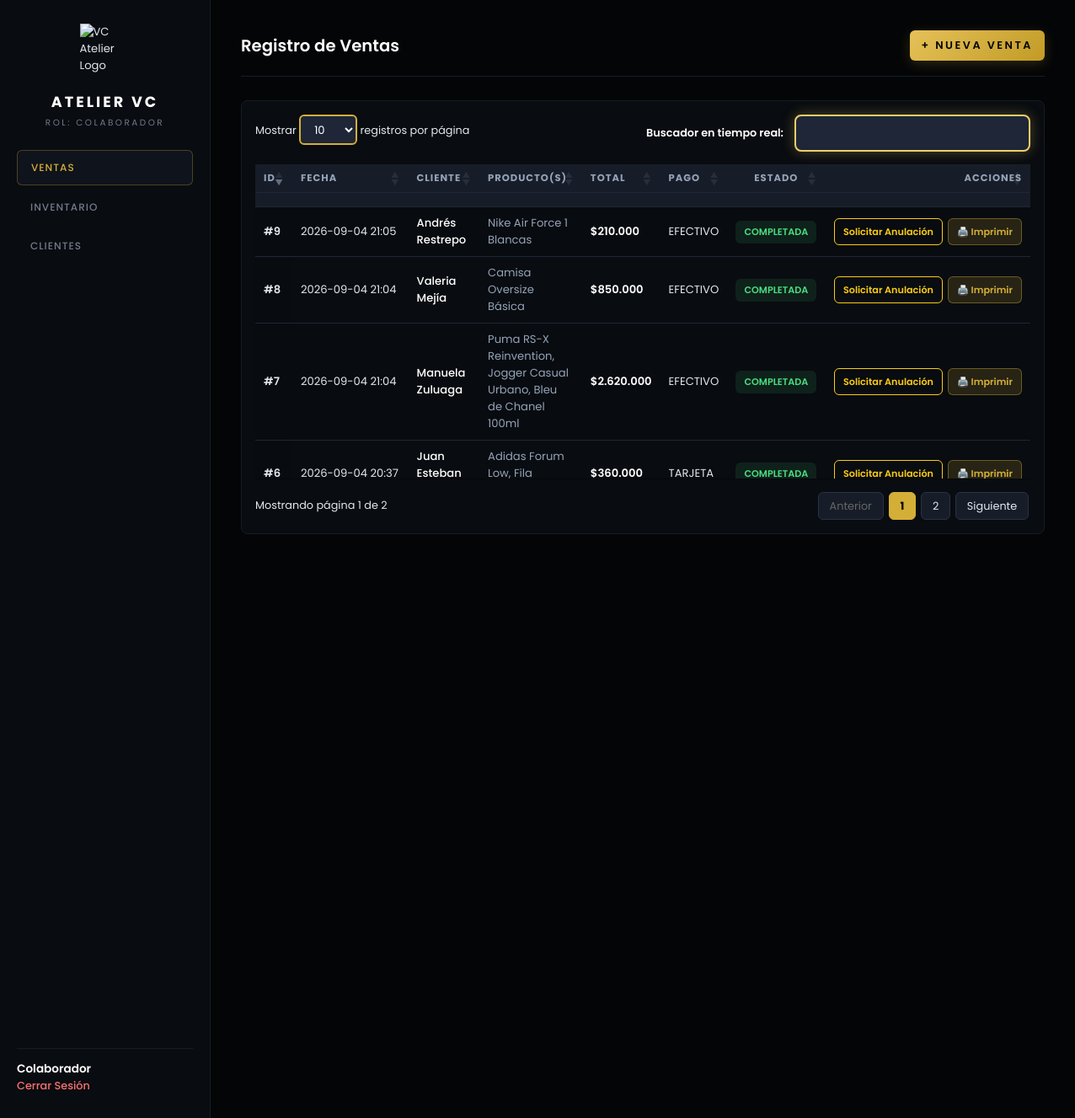
The page /ventas (signed in) on the database its author committed.
### config/models.py (models this page shows)
class Venta(Base):
    __tablename__ = "ventas"
    id = Column(Integer, primary_key=True, index=True)
    cliente_id = Column(Integer, ForeignKey("clientes.id"), nullable=True)
    usuario_id = Column(Integer, ForeignKey("usuarios.id"), nullable=False)
    total = Column(Float, nullable=False)
    metodo_pago = Column(String(50), nullable=False)
    estado = Column(String(30), default="COMPLETADA")  # "COMPLETADA", "SOLICITADA_ANULACION", "ANULADA"
    motivo_anulacion = Column(Text, nullable=True)
    anulado_por_id = Column(Integer, ForeignKey("usuarios.id"), nullable=True)
    fecha_anulacion = Column(DateTime, nullable=True)
    fecha_venta = Column(DateTime, default=hora_colombia)
    cliente = relationship("Cliente", back_populates="ventas")
    usuario_registro = relationship("Usuario", foreign_keys=[usuario_id])
    usuario_anulo = relationship("Usuario", foreign_keys=[anulado_por_id])
    detalles = relationship("DetalleVenta", back_populates="venta", cascade="all, delete-orphan")

class Cliente(Base):
    __tablename__ = "clientes"
    id = Column(Integer, primary_key=True, index=True)
    nombre = Column(String(100), nullable=False)
    documento = Column(String(20), unique=True, nullable=True)
    telefono = Column(String(20), nullable=True)
    email = Column(String(100), nullable=True)
    ciudad = Column(String(50), nullable=True)
    direccion = Column(String(150), nullable=True)
    notas = Column(Text, nullable=True)
    creado_en = Column(DateTime, default=hora_colombia)
    ventas = relationship("Venta", back_populates="cliente")

### main.py (the view)
@app.get("/ventas", response_class=HTMLResponse)
async def listar_ventas(request: Request, db: Session = Depends(get_db)):
    user = get_current_user(request)
    if not user:
        return RedirectResponse(url="/login", status_code=status.HTTP_303_SEE_OTHER)
    ventas = db.query(Venta).order_by(Venta.fecha_venta.desc()).all()
    return templates.TemplateResponse(
        request=request,
        name="ventas.html",
        context={"user": user, "ventas": ventas, "filtro": "todas", "active_page": "ventas"}
    )

### templates/ventas.html (shortened to what this page needs)
{% extends "base.html" %}
{% block extra_head %}
<link rel="stylesheet" href="https://cdn.datatables.net/1.13.6/css/jquery.dataTables.min.css">
{% endblock %}
{% block content %}
<div class="page-header">
    <h2 style="color: #FFFFFF; font-weight: 600;">Registro de Ventas</h2>
    <div style="display: flex; gap: 10px; flex-wrap: wrap; align-items: center;">
        <a href="/ventas/nueva" class="btn-gold" style="text-decoration: none; width: auto; display: inline-flex; align-items: center; justify-content: center; text-align: center; padding: 0 16px; height: 38px; border-radius: 6px; font-weight: 600; font-size: 0.85rem;">+ Nueva Venta</a>
    </div>
</div>
<div style="background-color: #090C10; border: 1px solid #161D28; border-radius: 8px; padding: 16px;">
    <table id="tablaVentas" class="display" style="width: 100%; color: #E2E8F0; font-size: 0.8rem; border-collapse: collapse;">
        <thead>
            <tr style="background-color: #171D28; border-bottom: 1px solid #161D28; color: #94A3B8; text-transform: uppercase; font-size: 0.7rem; letter-spacing: 1px;">
                <th style="padding: 12px 14px;">ID</th>
                <th style="padding: 12px 14px;">Fecha</th>
                <th style="padding: 12px 14px;">Cliente</th>
                <th style="padding: 12px 14px;">Producto(s)</th>
                <th style="padding: 12px 14px;">Total</th>
                <th style="padding: 12px 14px;">Pago</th>
                <th style="padding: 12px 14px; text-align: center;">Estado</th>
                <th style="padding: 12px 14px; text-align: right;">Acciones</th>
            </tr>
        </thead>
        <tbody>
            {% for v in ventas %}
            <tr style="border-bottom: 1px solid #161D28; vertical-align: middle;">
                <td style="padding: 12px 14px; font-weight: 600;">#{{ v.id }}</td>
                <td style="padding: 12px 14px; white-space: nowrap;">{{ v.fecha_venta.strftime('%Y-%m-%d %H:%M') }}</td>
                <td style="padding: 12px 14px; font-weight: 500; color: #FFFFFF;">{{ v.cliente.nombre if v.cliente else 'Cliente General' }}</td>
                <td style="padding: 12px 14px; color: #94A3B8; max-width: 200px;">
                    {% if v.detalles %}
                        {{ v.detalles | map(attribute='producto.nombre') | join(', ') }}
                    {% else %}
                        {{ v.productos_texto if v.productos_texto else 'N/A' }}
                    {% endif %}
                </td>
                <td style="padding: 12px 14px; font-weight: 600; color: #FFFFFF; white-space: nowrap;">${{ "{:,.0f}".format(v.total).replace(',', '.') }}</td>
                <td style="padding: 12px 14px; white-space: nowrap;">{{ v.metodo_pago }}</td>
                <td style="padding: 12px 14px; text-align: center; white-space: nowrap;">
                    {% if v.estado == 'COMPLETADA' %}
                        <span style="color: #4ADE80; background: rgba(74, 222, 128, 0.1); padding: 5px 10px; border-radius: 6px; font-size: 0.7rem; font-weight: 600; display: inline-block;">COMPLETADA</span>
                    {% elif v.estado == 'SOLICITADA_ANULACION' %}
                        <span style="color: #FACC15; background: rgba(250, 204, 21, 0.1); padding: 5px 10px; border-radius: 6px; font-size: 0.7rem; font-weight: 600; display: inline-block; line-height: 1.2; text-align: center;">ANULACIÓN<br>SOLICITADA</span>
                    {% else %}
                        <span style="color: #F87171; background: rgba(248, 113, 113, 0.1); padding: 5px 10px; border-radius: 6px; font-size: 0.7rem; font-weight: 600; display: inline-block;">ANULADA</span>
                    {% endif %}
                </td>
                <td style="padding: 12px 14px; text-align: right; white-space: nowrap;">
                    <div style="display: inline-flex; gap: 6px; align-items: center; justify-content: flex-end;">
                        {% if v.estado == 'COMPLETADA' %}
                            <form action="/ventas/{{ v.id }}/solicitar-anulacion" method="POST" style="margin: 0; display: inline;">
                                <button type="submit" style="background: transparent; border: 1px solid #FACC15; color: #FACC15; padding: 0 10px; height: 32px; border-radius: 6px; cursor: pointer; font-size: 0.7rem; font-weight: 600;">
                                    Solicitar Anulación
                                </button>
                            </form>
                        {% endif %}
                        <a href="/ventas/{{ v.id }}/factura" target="_blank" style="background: rgba(212, 175, 55, 0.15); color: #D4AF37; border: 1px solid rgba(212, 175, 55, 0.4); padding: 0 10px; height: 32px; border-radius: 6px; text-decoration: none; font-size: 0.7rem; font-weight: 600; display: inline-flex; align-items: center; gap: 4px;">
                            🖨️ Imprimir
                        </a>
                    </div>
                </td>
            </tr>
            {% endfor %}
        </tbody>
    </table>
</div>
{% endblock %}

### static/css/style.css (style rules this page uses)
* { box-sizing: border-box; margin: 0; padding: 0; font-family: 'Poppins', -apple-system, BlinkMacSystemFont, 'Segoe UI', Roboto, sans-serif; }
body { background-color: #040507 !important; color: #E2E8F0; min-height: 100vh; -webkit-font-smoothing: antialiased; font-size: 0.82rem !important; }
.btn-gold { width: 100%; height: 38px !important; background: linear-gradient(135deg, #E5C158 0%, #C29B26 100%) !important; color: #040507 !important; font-weight: 600; font-size: 0.75rem; letter-spacing: 2.5px; border: none !important; border-radius: 6px; padding: 0 16px !important; cursor: pointer; text-transform: uppercase; transition: all 0.25s ease; text-align: center; text-decoration: none; display: inline-flex; align-items: center; justify-content: center; box-shadow: 0 4px 15px rgba(212, 175, 55, 0.2); box-sizing: border-box !important; }
.page-header { display: flex; flex-direction: column; gap: 12px; margin-bottom: 28px; border-bottom: 1px solid #161D28; padding-bottom: 18px; }
div[style*="background-color"], div[style*="background:"], section { background-color: #090C10 !important; border-color: #161D28 !important; border-radius: 8px; }
.main-content, .app-layout, body, .login-container { background-color: #040507 !important; }
table.dataTable { border-collapse: collapse !important; }
table.dataTable.no-footer { border-bottom: 1px solid #161D28 !important; }
@media (min-width: 768px) { .page-header { flex-direction: row; justify-content: space-between; align-items: center; } }

### templates/base.html (style rules this page uses)
body { font-size: 0.82rem !important; background-color: #0b0f15; color: #E2E8F0; }
table { width: 100%; border-collapse: collapse; }
table th { padding: 8px 10px !important; font-size: 0.72rem !important; color: #94A3B8 !important; text-transform: uppercase; border-bottom: 1px solid #1E2638 !important; text-align: left; }
table td { padding: 9px 10px !important; font-size: 0.82rem !important; border-bottom: 1px solid #1E2638 !important; color: #E2E8F0; }
button:not(td button), .btn-gold { height: 36px !important; padding: 0 14px !important; font-size: 0.8rem !important; font-weight: 600; border-radius: 6px !important; display: inline-flex; align-items: center; justify-content: center; cursor: pointer; }

### rows shown on the page
Venta: id "9", fecha_venta "2026-09-04 21:05", cliente "Andrés Restrepo", detalles|map "Nike Air Force 1 Blancas", total "210.000", metodo_pago "EFECTIVO", estado "COMPLETADA"
Venta: id "8", fecha_venta "2026-09-04 21:04", cliente "Valeria Mejía", detalles|map "Camisa Oversize Básica", total "850.000", metodo_pago "EFECTIVO", estado "COMPLETADA"
Venta: id "7", fecha_venta "2026-09-04 21:04", cliente "Manuela Zuluaga", detalles|map "Puma RS-X Reinvention, Jogger Casual Urbano, Bleu de Chanel 100ml", total "2.620.000", metodo_pago "EFECTIVO", estado "COMPLETADA"
Venta: id "6", fecha_venta "2026-09-04 20:37", cliente "Juan Esteban…", detalles|map "Adidas Forum Low, Fila…", total "360.000", metodo_pago "TARJETA", estado "COMPLETADA"

### other values the page prints
{{ user.rol }} "COLABORADOR"
{{ user.nombre }} "Colaborador"
